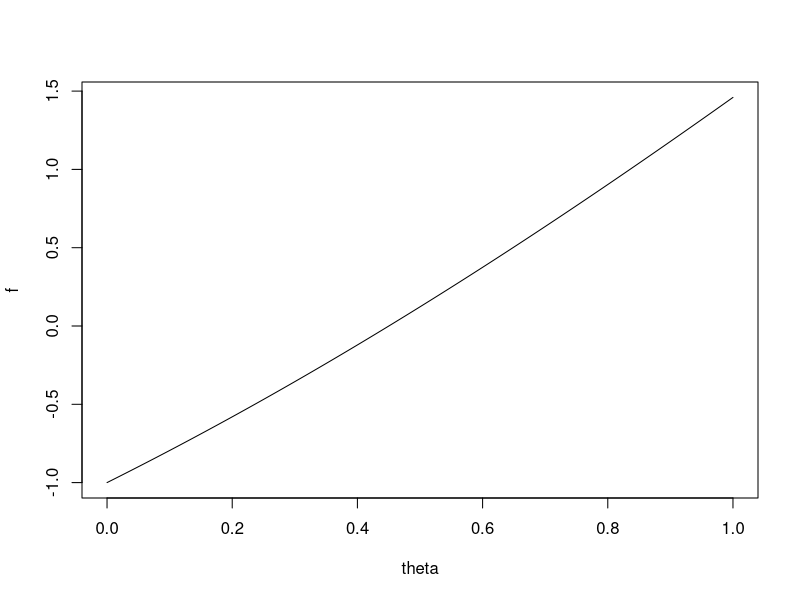
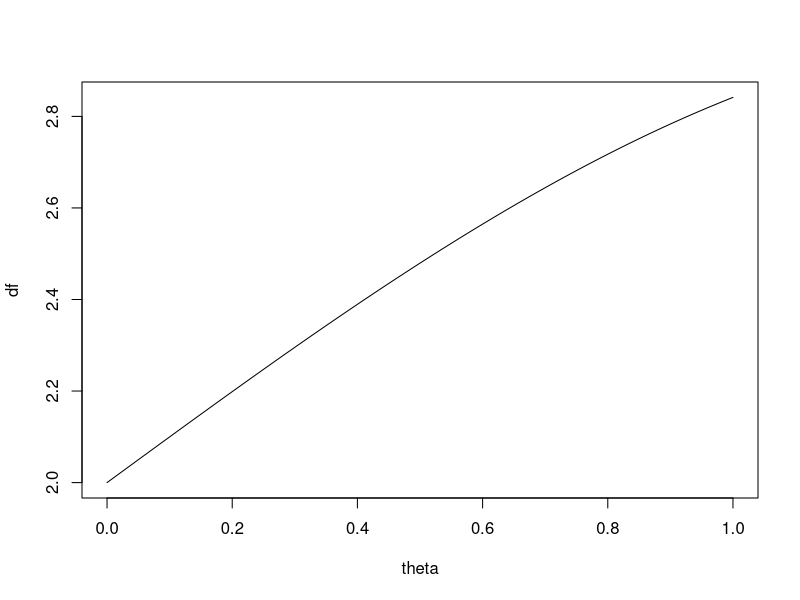
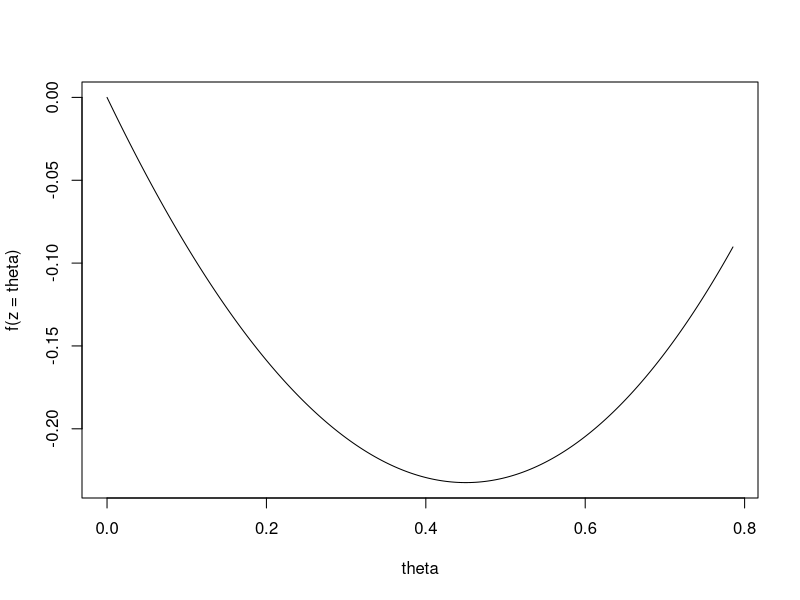
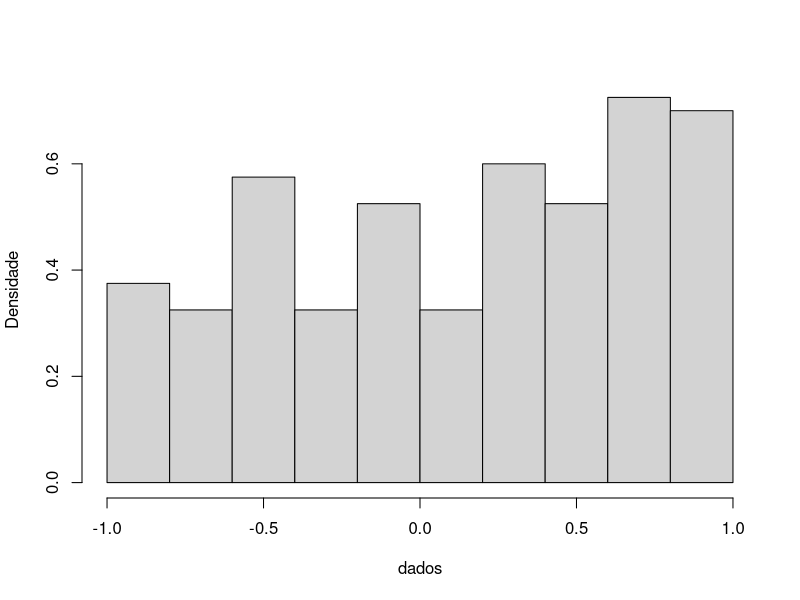
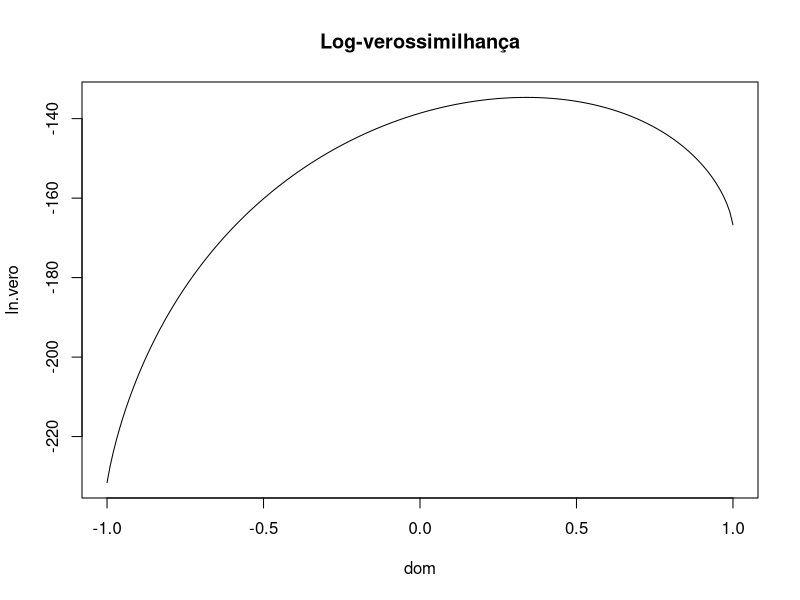
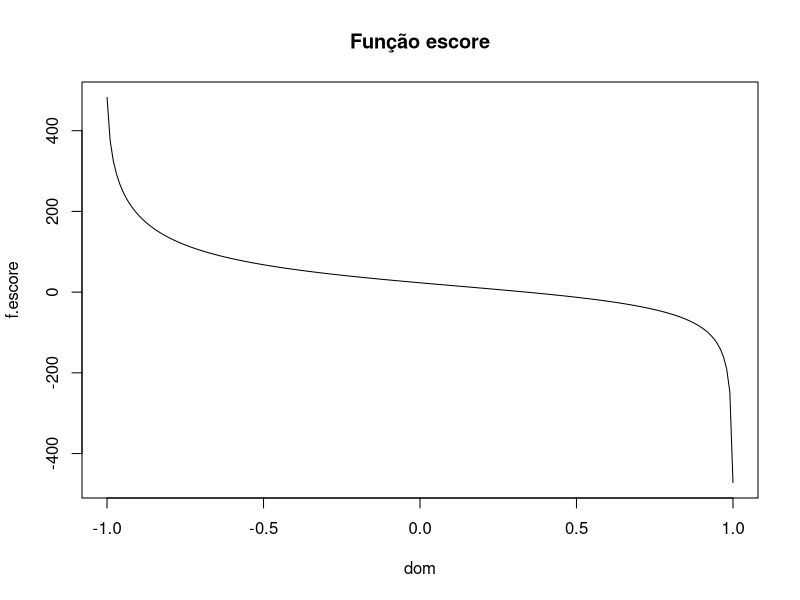
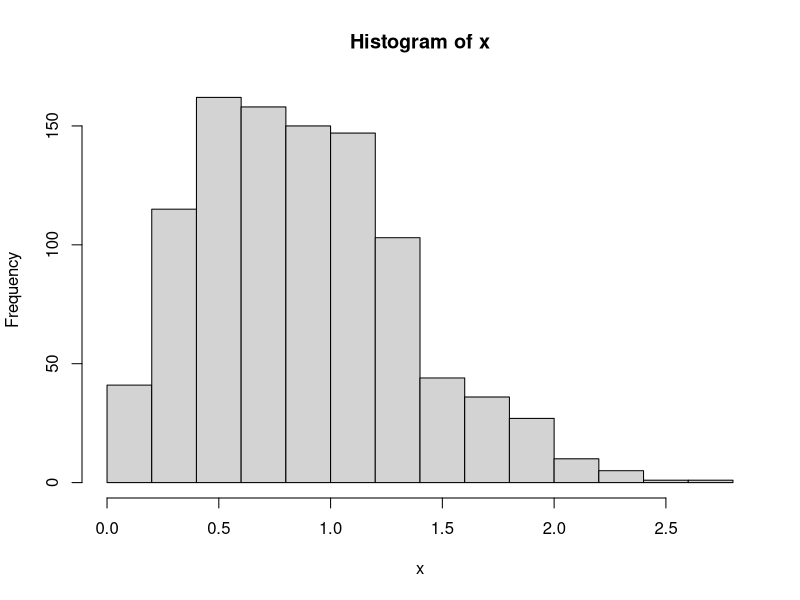

These charts were generated, in order, by the following R code:
## ---- chunk 1
knitr::opts_chunk$set(echo =  FALSE)
## ---- chunk 2
theta <- seq(0, 1, length.out=1000)
f     <- (2*theta)-cos(theta)
plot(theta,f, type="l")
## ---- chunk 3
theta <- seq(0, 1, length.out=1000)
df     <- 2+sin(theta)
plot(theta,df, type="l")
## ---- chunk 4
theta.0 <- pi/8
theta.0
precisao <- 0.0001
dif <- 1
while(dif > precisao){
  razao <- (2*theta.0 - cos(theta.0))/(2 + 
                              sin(theta.0))
  theta.1 <- theta.0 - razao
  dif <- abs(theta.1 - theta.0)
  theta.0 <- theta.1
  cat("Valor de theta=",theta.0, "\n")
}

## ---- chunk 5
raiz <- theta.0
raiz
h <- 2*raiz - cos(raiz)
h
## ---- chunk 6
theta <- seq(0, pi/4, length.out=1000)
f     <- function(z){z^2 - sin(z)}
plot(theta,f(z=theta), type="l")
## ---- chunk 7
optimize(f, c(0,pi/4), 
         tol=0.000001) # Otimização unidimensional
## ---- chunk 8
set.seed(123456)
n <- 200
theta <- 0.4
u <- runif(n,0,1)
raiz <- 1-(theta*(2-theta))+(4*theta*u) # tem que fazer uma simplificação no valor da raiz.
dados <-(-1+sqrt(raiz))/(theta)
## ---- chunk 9
hist(dados, main="", ylab="Densidade", freq = FALSE)
## ---- chunk 10
dom <- seq(-1,1,0.01)
jaca <- length(dom)
f.escore <- NULL
ln.vero <- NULL
l <- function(x){-n*log(2)+sum(log(1+x*dados))}
S <- function(y){sum((dados)/(1+y*dados))}
S.prime <- function(z){-sum(((dados)/(1+z*dados))^(2))}
for(i in 1:jaca){
ln.vero[i] <- l(dom[i])
f.escore[i] <- S(dom[i])
}
par(mfrow=c(1,1))
plot(dom,ln.vero, main="Log-verossimilhança",type="l")
## ---- chunk 11
plot(dom,f.escore, main="Função escore",type="l")
## ---- chunk 12

theta.zero <- 0.15
precisao <- 0.000001
dif <- 1
while(dif > precisao){
 num <- S(theta.zero)
 den <- S.prime(theta.zero)
 theta.um <- theta.zero - (num/den)
 dif <- abs(theta.um - theta.zero)
 theta.zero <- theta.um
 print(theta.zero)
}

raiz.NR <- theta.zero
raiz.NR # Método NR.
## ---- chunk 13
theta.zero <- 0.15
dif <- 1
while(dif > precisao){
 num <- S(theta.zero)
 a <- 2*theta.zero
 b <- log((1+theta.zero)/(1-theta.zero))-a
 den <- n*(1/(2*theta.zero^3))*b
 theta.um <- theta.zero + (num/den)
 dif <- abs(theta.um - theta.zero)
 theta.zero <- theta.um
 print(theta.zero)
}
raiz.E <- theta.zero
raiz.E # Método Escore
## ---- chunk 14
## Modelo Weibull:

set.seed(1234567890)

n <- 1000 # tamanho da amostra
a.p <- 2  # forma
s.p <- 1  # escala
x <- rweibull(n, shape = a.p, scale = 1/(s.p^a.p))  # dados gerados
hist(x)
## ---- chunk 15
logWeibull <- function(theta, dados){
  a <- theta[1]
  s <- theta[2]
  n <- length(dados)
  x <- dados
  
  l <- n*log(a)+n*log(s)+(a-1)*sum(log(x))-s*sum((x)^a) 
  return(-l)
}
## ---- chunk 16
theta0 <- c(3, 2) # Chute inicial
est <- optim(par = theta0, fn = logWeibull, gr =NULL , method ="BFGS" , 
      hessian = TRUE, dados=x)

est$par
est$hessian
## ---- chunk 17
ep <- sqrt(diag(solve(est$hessian)))
ep
